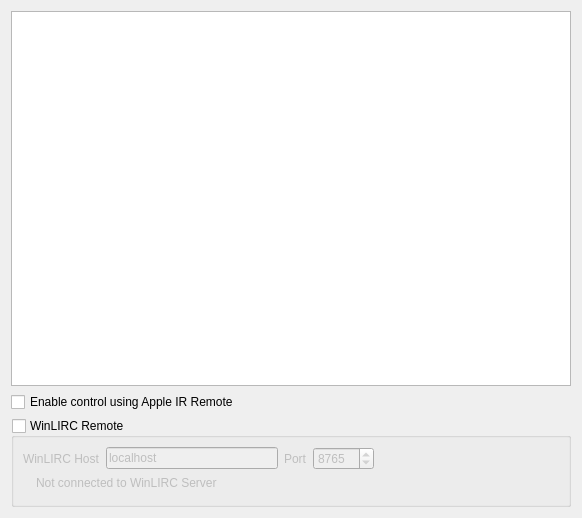
<?xml version="1.0" encoding="UTF-8"?>
<ui version="4.0">
 <class>SettingsKeyboard</class>
 <widget class="QWidget" name="SettingsKeyboard">
  <property name="geometry">
   <rect>
    <x>0</x>
    <y>0</y>
    <width>582</width>
    <height>518</height>
   </rect>
  </property>
  <property name="windowTitle">
   <string>Form</string>
  </property>
  <layout class="QVBoxLayout" name="verticalLayout">
   <item>
    <widget class="QTableView" name="m_assignTable"/>
   </item>
   <item>
    <widget class="QCheckBox" name="m_appleIRRemote">
     <property name="text">
      <string>Enable control using Apple IR Remote</string>
     </property>
     <property name="checked">
      <bool>false</bool>
     </property>
    </widget>
   </item>
   <item>
    <widget class="QGroupBox" name="m_lircGroup">
     <property name="enabled">
      <bool>true</bool>
     </property>
     <property name="title">
      <string>WinLIRC Remote</string>
     </property>
     <property name="checkable">
      <bool>true</bool>
     </property>
     <property name="checked">
      <bool>false</bool>
     </property>
     <layout class="QVBoxLayout" name="verticalLayout_3">
      <item>
       <layout class="QHBoxLayout" name="horizontalLayout">
        <item>
         <widget class="QLabel" name="m_lircHostLabel">
          <property name="text">
           <string>WinLIRC Host</string>
          </property>
         </widget>
        </item>
        <item>
         <widget class="QLineEdit" name="m_lircHostEdit">
          <property name="text">
           <string>localhost</string>
          </property>
         </widget>
        </item>
        <item>
         <widget class="QLabel" name="m_lircPortLabel">
          <property name="text">
           <string>Port</string>
          </property>
         </widget>
        </item>
        <item>
         <widget class="QSpinBox" name="m_lircPortEdit">
          <property name="minimum">
           <number>1</number>
          </property>
          <property name="maximum">
           <number>65536</number>
          </property>
          <property name="value">
           <number>8765</number>
          </property>
         </widget>
        </item>
        <item>
         <spacer name="horizontalSpacer_4">
          <property name="orientation">
           <enum>Qt::Horizontal</enum>
          </property>
          <property name="sizeHint" stdset="0">
           <size>
            <width>40</width>
            <height>20</height>
           </size>
          </property>
         </spacer>
        </item>
        <item>
         <widget class="QLabel" name="m_lircRecieveIcon">
          <property name="text">
           <string/>
          </property>
          <property name="pixmap">
           <pixmap resource="../player.qrc">:/winlirc/Resources/winlirc/remote_ok.png</pixmap>
          </property>
         </widget>
        </item>
       </layout>
      </item>
      <item>
       <layout class="QHBoxLayout" name="horizontalLayout_3">
        <item>
         <layout class="QVBoxLayout" name="verticalLayout_2">
          <item>
           <layout class="QHBoxLayout" name="horizontalLayout_2">
            <item>
             <widget class="QLabel" name="m_lircStatusIcon">
              <property name="sizePolicy">
               <sizepolicy hsizetype="Fixed" vsizetype="Fixed">
                <horstretch>0</horstretch>
                <verstretch>0</verstretch>
               </sizepolicy>
              </property>
              <property name="text">
               <string/>
              </property>
              <property name="pixmap">
               <pixmap resource="../player.qrc">:/player/Resources/exclamation.png</pixmap>
              </property>
             </widget>
            </item>
            <item>
             <widget class="QLabel" name="m_lircStatusText">
              <property name="sizePolicy">
               <sizepolicy hsizetype="MinimumExpanding" vsizetype="Preferred">
                <horstretch>0</horstretch>
                <verstretch>0</verstretch>
               </sizepolicy>
              </property>
              <property name="minimumSize">
               <size>
                <width>300</width>
                <height>0</height>
               </size>
              </property>
              <property name="text">
               <string>Not connected to WinLIRC Server</string>
              </property>
             </widget>
            </item>
           </layout>
          </item>
          <item>
           <spacer name="verticalSpacer">
            <property name="orientation">
             <enum>Qt::Vertical</enum>
            </property>
            <property name="sizeType">
             <enum>QSizePolicy::Minimum</enum>
            </property>
            <property name="sizeHint" stdset="0">
             <size>
              <width>20</width>
              <height>5</height>
             </size>
            </property>
           </spacer>
          </item>
         </layout>
        </item>
       </layout>
      </item>
     </layout>
    </widget>
   </item>
  </layout>
 </widget>
 <tabstops>
  <tabstop>m_assignTable</tabstop>
  <tabstop>m_appleIRRemote</tabstop>
  <tabstop>m_lircGroup</tabstop>
  <tabstop>m_lircHostEdit</tabstop>
  <tabstop>m_lircPortEdit</tabstop>
 </tabstops>
 <resources>
  <include location="../player.qrc"/>
 </resources>
 <connections/>
</ui>
